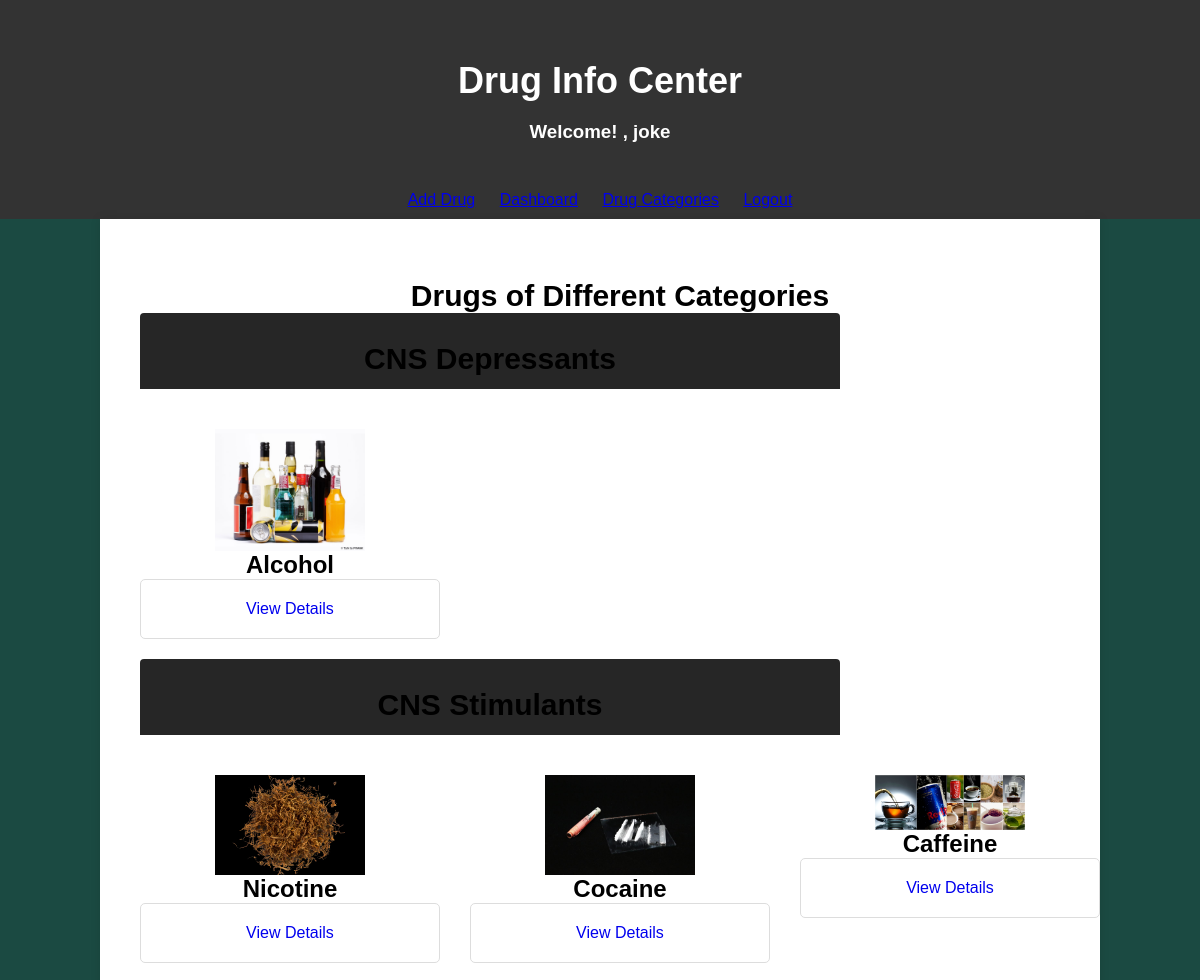
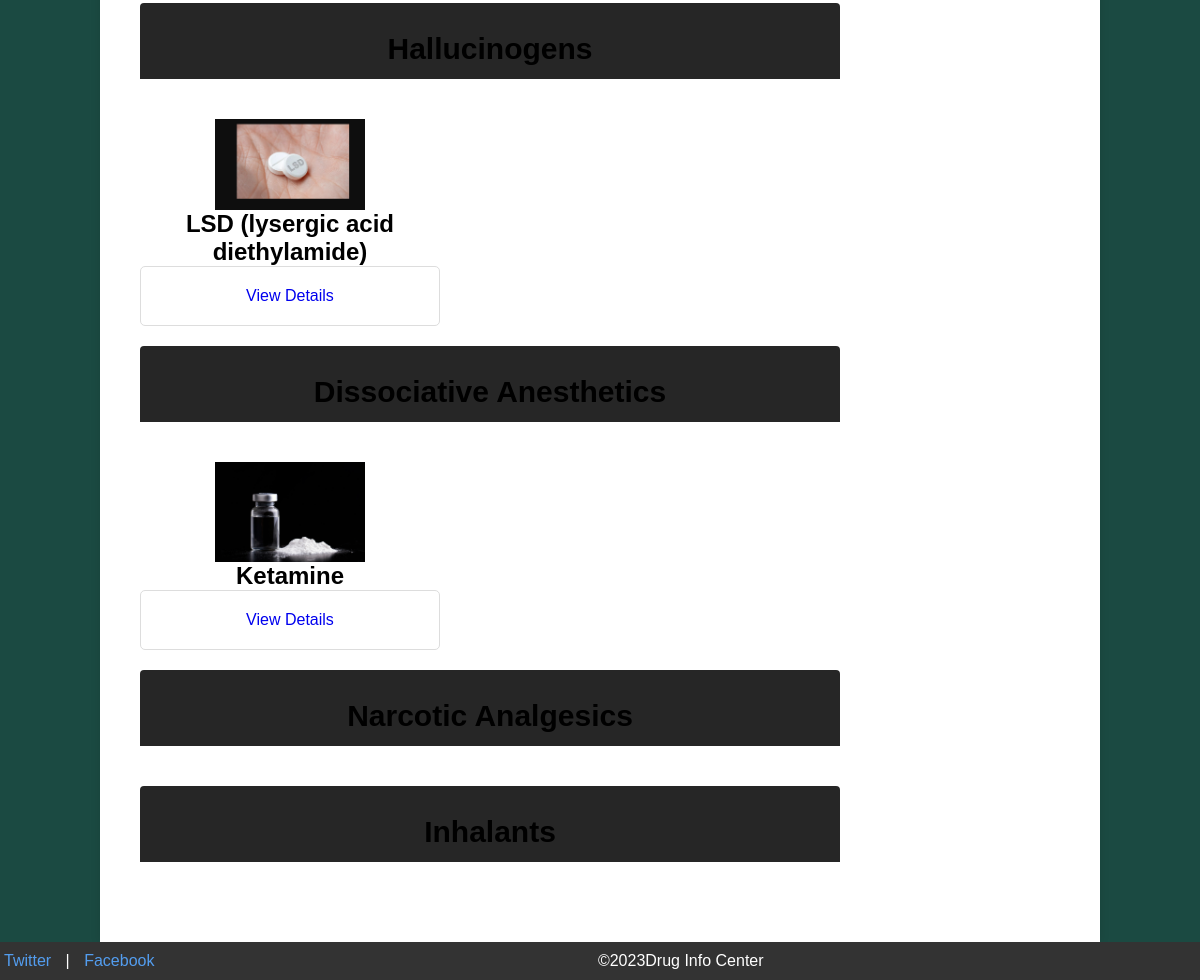
/dashboard.php (signed in), run on the app's committed database (2 pictures, top to bottom).
### tables this page shows
CREATE TABLE `drug_details` (
  `drug_id` int(11) NOT NULL,
  `drug_name` varchar(100) NOT NULL,
  `category_id` int(11) DEFAULT NULL,
  `description` text DEFAULT NULL,
  `image_url` varchar(255) DEFAULT NULL
);

### dashboard.php (the view, shortened to what this page needs)
<?php
include 'header.php';
require_once("db_connection.php");
?>
<div class="wrapper">
    <h1>Drugs of Different Categories</h1>
    <?php
    $query = "SELECT DISTINCT category_name FROM drug_categories";
    $result = $conn->query($query);
    if ($result) {
        while ($row = $result->fetch_assoc()) {
            $categoryName = $row["category_name"];
            echo "<section class='category'>";
            echo "<div class='category-banner'>";
            echo "<div class='drug-header__title'>";
            echo "<h1><a>$categoryName</a></h1>";
            echo "</div>";
            echo "</div>";
            echo "<ul class='items'>";
            $categoryQuery = "SELECT drug_id, drug_name, description, image_url
                              FROM drug_details
                              WHERE category_id = (
                                  SELECT category_id
                                  FROM drug_categories
                                  WHERE category_name = '$categoryName'
                              )";
            $categoryResult = $conn->query($categoryQuery);
            if ($categoryResult) {
                while ($drug = $categoryResult->fetch_assoc()) {
                    echo "<li>";
                    echo "<img src='" . $drug["image_url"] . "' alt='" . $drug["drug_name"] . "' />";
                    echo "<h2>" . $drug["drug_name"] . "</h2>";
                    echo "<a href='view_details.php?drug_id=" . $drug["drug_id"] . "'>View Details</a>";
                    echo "</li>";
                }
            }
            echo "</ul>";
            echo "</section>";
        }
    }
    ?>
</div>
</div>
<?php include 'footer.php'; ?>

### css/style.css (style rules this page uses)
body, h1, h2, p, ul, li { margin: 0; padding: 0; }
body { font-family: Arial, sans-serif; background-color: #1b4a42; }
.wrapper { width: 100%; max-width: 980px; margin: 0 auto; padding: 20px; flex-grow: 1; }
.wrapper h1 { font-size: 30px; text-align: center; margin-top: 20px; }
.wrapper .items { list-style: none; padding: 0; margin: 0; display: flex; flex-wrap: wrap; justify-content: space-between; }
.wrapper .items li { width: calc(33.33% - 20px); margin: 0 0 20px; padding: 0; text-align: center; }
.wrapper .items li a { display: block; text-decoration: none; background: white; padding: 20px ; border: 1px solid #ddd; border-radius: 5px; transition: all 0.3s ease-in-out; }
.wrapper .items li img { width: 100%; max-width: 150px; height: auto; border: 0; }
.category-banner { display: flex; flex-direction: column; margin-bottom: 1.5rem; overflow: hidden; overflow-x: hidden; overflow-y: hidden; position: relative; width: 100%; }
@media print, screen and (min-width: 740px) { .category-banner { flex-direction: row; margin-bottom: 2.5rem; } }
@media screen and (min-width: 952px) { .drug-header__title { background-color: #262626; background-image: url(https://cdn.adf.org.au/static/dist/img/ADF_Pattern_Repeat_Dark_Gray.89b66f84.png); background-position: 50%; background-size: 118%; } }
@media print, screen and (min-width: 740px) { .drug-header__title { background-color: #262626; background-image: url(https://cdn.adf.org.au/static/dist/img/ADF_Pattern_Repeat_Dark_Gray.89b66f84.png); background-position: top; background-size: 170%; border-radius: 0.25rem 0 0 0.25rem; justify-content: space-between; padding: 0.75rem 1.25rem 0.8125rem; width: calc(100% - 18.75rem); } }
.drug-header__title { background-color: #262626; background-image: url(https://cdn.adf.org.au/static/dist/img/ADF_Pattern_Repeat_Dark_Gray.89b66f84.png); background-position: bottom; background-size: 125%; border-radius: 0.25rem 0.25rem 0 0; display: flex; flex-direction: column; justify-content: flex-end; padding: 0.5625rem 1.25rem 0.8125rem; }

### data on the page
drug_details: image_url (picture), drug_name "Alcohol"
drug_details: image_url (picture), drug_name "Nicotine"
drug_details: image_url (picture), drug_name "Cocaine"
drug_details: image_url (picture), drug_name "Caffeine"
drug_details: image_url (picture), drug_name "LSD (lysergic acid diethylamide)"
drug_details: image_url (picture), drug_name "Ketamine"

### other printed values
$_SESSION['admin_username'] "joke"
$categoryName "CNS Depressants"
$categoryName "CNS Stimulants"
$categoryName "Hallucinogens"
$categoryName "Dissociative Anesthetics"
$categoryName "Narcotic Analgesics"
$categoryName "Inhalants"
